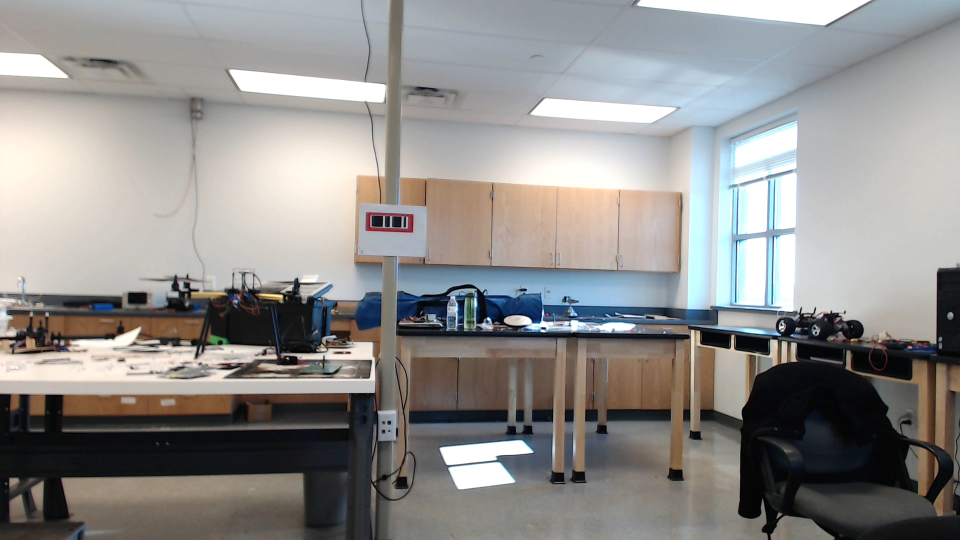
//> input picture DropOff/Pictures_of_BarCode/Pic3.jpg, 1920 x 1080 px, given in place of the camera (shown at 1/2 size)
$ ./main   (built with g++ and OpenCV 4)
//> lines starting //> are read from the running program, lines starting //| are printed output that depends on the picture; after the words box and inside, x2 and y2 are one past the last pixel; in counts of white or black regions, pixels touching at a corner belong together
#include <sstream>
#include <vector>
#include <string>
#include <iostream>
#include <opencv\highgui.h>
#include <opencv\cv.h>

using namespace std;
using namespace cv;

//initial min and max HSV filter values.
//these will be changed using trackbars

int H_MIN = 161;
int H_MAX = 180;
int S_MIN = 117;
int S_MAX = 177;
int V_MIN = 89;
int V_MAX = 226;

double c1;
double c2;

//default capture width and height
const int FRAME_WIDTH = 1024;
const int FRAME_HEIGHT = 768;
//max number of objects to be detected in frame
const int MAX_NUM_OBJECTS=50;
//minimum and maximum object area
const int MIN_OBJECT_AREA = 20*20;
const int MAX_OBJECT_AREA = FRAME_HEIGHT*FRAME_WIDTH/1.5;
//names that will appear at the top of each window
const string windowName = "Original Image";
const string windowName1 = "HSV Image";
const string windowName2 = "Thresholded Image";
const string windowName3 = "After Morphological Operations";
const string trackbarWindowName = "Trackbars";
void on_trackbar( int, void* )
{//This function gets called whenever a
//trackbar position is changed


}
string intToString(int number){


	std::stringstream ss;
	ss << number;
	return ss.str();
}
void createTrackbars(){
	//create window for trackbars


   namedWindow(trackbarWindowName,0);
	//create memory to store trackbar name on window
	char TrackbarName[50];
	sprintf( TrackbarName, "H_MIN", H_MIN);
	sprintf( TrackbarName, "H_MAX", H_MAX);
	sprintf( TrackbarName, "S_MIN", S_MIN);
	sprintf( TrackbarName, "S_MAX", S_MAX);
	sprintf( TrackbarName, "V_MIN", V_MIN);
	sprintf( TrackbarName, "V_MAX", V_MAX);
	//create trackbars and insert them into window
	//3 parameters are: the address of the variable that is changing when the trackbar is moved(eg.H_LOW),
	//the max value the trackbar can move (eg. H_HIGH),
	//and the function that is called whenever the trackbar is moved(eg. on_trackbar)
	//                                  ---->    ---->     ---->
    createTrackbar( "H_MIN", trackbarWindowName, &H_MIN, H_MAX, on_trackbar );
    createTrackbar( "H_MAX", trackbarWindowName, &H_MAX, H_MAX, on_trackbar );
    createTrackbar( "S_MIN", trackbarWindowName, &S_MIN, S_MAX, on_trackbar );
    createTrackbar( "S_MAX", trackbarWindowName, &S_MAX, S_MAX, on_trackbar );
    createTrackbar( "V_MIN", trackbarWindowName, &V_MIN, V_MAX, on_trackbar );
   createTrackbar( "V_MAX", trackbarWindowName, &V_MAX, V_MAX, on_trackbar );


}
void drawObject(int x, int y,Mat &frame){

	//use some of the openCV drawing functions to draw crosshairs on your tracked image

	circle(frame,Point(x,y),20,Scalar(0,255,0),2);
   if(y-25>0)
   line(frame,Point(x,y),Point(x,y-25),Scalar(0,255,0),2);
   else line(frame,Point(x,y),Point(x,0),Scalar(0,255,0),2);
   if(y+25<FRAME_HEIGHT)
    line(frame,Point(x,y),Point(x,y+25),Scalar(0,255,0),2);
   else line(frame,Point(x,y),Point(x,FRAME_HEIGHT),Scalar(0,255,0),2);
   if(x-25>0)
   line(frame,Point(x,y),Point(x-25,y),Scalar(0,255,0),2);
   else line(frame,Point(x,y),Point(0,y),Scalar(0,255,0),2);
   if(x+25<FRAME_WIDTH)
  line(frame,Point(x,y),Point(x+25,y),Scalar(0,255,0),2);
   else line(frame,Point(x,y),Point(FRAME_WIDTH,y),Scalar(0,255,0),2);

	putText(frame,intToString(x)+","+intToString(y),Point(x,y+30),1,1,Scalar(0,255,0),2);

}
void morphOps(Mat &thresh){

	//create structuring element that will be used to "dilate" and "erode" image.
	//the element chosen here is a 3px by 3px rectangle

	Mat erodeElement = getStructuringElement( MORPH_RECT,Size(3,3));
    //dilate with larger element so make sure object is nicely visible
	Mat dilateElement = getStructuringElement( MORPH_RECT,Size(8,8));

	erode(thresh,thresh,erodeElement);
	erode(thresh,thresh,erodeElement);


	dilate(thresh,thresh,dilateElement);
	dilate(thresh,thresh,dilateElement);


}
void trackFilteredObject(int &x, int &y, Mat threshold, Mat &cameraFeed){

	Mat temp;
	threshold.copyTo(temp);
	//these two vectors needed for output of findContours
	vector< vector<Point> > contours;
	vector<Vec4i> hierarchy;
	//find contours of filtered image using openCV findContours function
	findContours(temp,contours,hierarchy,CV_RETR_CCOMP,CV_CHAIN_APPROX_SIMPLE );
	//use moments method to find our filtered object
	double refArea = 0;
	bool objectFound = false;
	if (hierarchy.size() > 0) {
		int numObjects = hierarchy.size();
        //if number of objects greater than MAX_NUM_OBJECTS we have a noisy filter
        if(numObjects<MAX_NUM_OBJECTS){
			for (int index = 0; index >= 0; index = hierarchy[index][0]) {

				Moments moment = moments((cv::Mat)contours[index]);
				double area = moment.m00;

				//if the area is less than 10 px by 10px then it is probably just noise
				//if the area is the same as the 3/2 of the image size, probably just a bad filter
				//we only want the object with the largest area so we safe a reference area each
				//iteration and compare it to the area in the next iteration.
                if(area>MIN_OBJECT_AREA && area<MAX_OBJECT_AREA && area>refArea){
					x = moment.m10/area;
					y = moment.m01/area;
					objectFound = true;
					refArea = area;
				}else objectFound = false;


			}
			//let user know you found an object
			if(objectFound ==true){
				putText(cameraFeed,"Tracking Object",Point(0,50),2,1,Scalar(0,255,0),2);
				//draw object location on screen
				drawObject(x,y,cameraFeed);
				c1=1;
				cout<<c1<<"  x=  "<<x<<"  y=  "<<y<<endl;
			}

		}else {
			putText(cameraFeed,"TOO MUCH NOISE! ADJUST FILTER",Point(0,50),1,2,Scalar(0,0,255),2);
		}
	}
}
int main(int argc, char* argv[])
{
	//some boolean variables for different functionality within this
	//program
    bool trackObjects = true;
    bool useMorphOps = true;
	//Matrix to store each frame of the webcam feed
	Mat cameraFeed;
	//matrix storage for HSV image
	Mat HSV;
	//matrix storage for binary threshold image
	Mat threshold;
	//x and y values for the location of the object
	int x=0, y=0;
	//create slider bars for HSV filtering
	createTrackbars();
	//video capture object to acquire webcam feed
	VideoCapture capture;
	//open capture object at location zero (default location for webcam)
	capture.open(1);
	//set height and width of capture frame
	capture.set(CV_CAP_PROP_FRAME_WIDTH,FRAME_WIDTH);
	capture.set(CV_CAP_PROP_FRAME_HEIGHT,FRAME_HEIGHT);
	//start an infinite loop where webcam feed is copied to cameraFeed matrix
	//all of our operations will be performed within this loop
	while(1){
		//store image to matrix
		capture.read(cameraFeed);
//> cameraFeed is the input picture: 1080 rows x 1920 cols, CV_8UC3; mean B, G, R 140.3, 142.4, 144
		//convert frame from BGR to HSV colorspace
		cvtColor(cameraFeed,HSV,COLOR_BGR2HSV);
//> HSV: 1080 rows x 1920 cols, CV_8UC3; mean H, S, V 53.1, 37, 150.7
		//filter HSV image between values and store filtered image to
		//threshold matrix
		inRange(HSV,Scalar(H_MIN,S_MIN,V_MIN),Scalar(H_MAX,S_MAX,V_MAX),threshold);
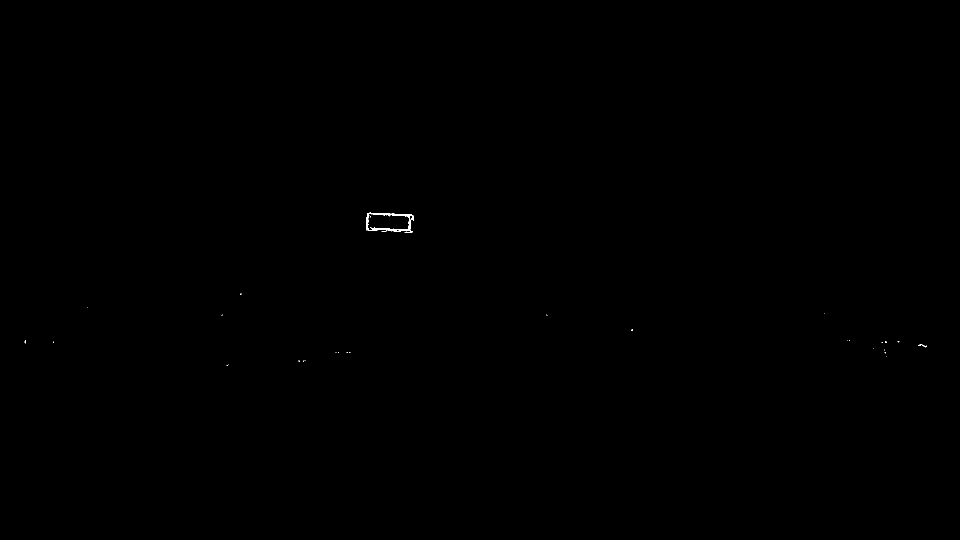
//> threshold: 1080 rows x 1920 cols, CV_8UC1 (shown at 1/2 size); 0.05% white; 36 white regions (34 under 20 px), largest, box (x1, y1, x2, y2) and area: (732, 425, 827, 463) 815, (1837, 688, 1853, 695) 32
		//perform morphological operations on thresholded image to eliminate noise
		//and emphasize the filtered object(s)
		if(useMorphOps)
		morphOps(threshold);
//> in morphOps, `erode(thresh,thresh,erodeElement);`: thresh: 1080 rows x 1920 cols, CV_8UC1; 0.01% white in thin lines or dots, all inside (x1, y1, x2, y2) = (734, 427, 1772, 685)
//> in morphOps, `erode(thresh,thresh,erodeElement);`: thresh: 1080 rows x 1920 cols, CV_8UC1; 0% white in thin lines or dots, all inside (x1, y1, x2, y2) = (818, 456, 819, 457)
//> in morphOps, `dilate(thresh,thresh,dilateElement);`: thresh: 1080 rows x 1920 cols, CV_8UC1; 0% white; 1 white region, box (x1, y1, x2, y2) and area: (815, 453, 823, 461) 64
//> in morphOps, `dilate(thresh,thresh,dilateElement);`: thresh: 1080 rows x 1920 cols, CV_8UC1; 0.01% white; 1 white region
		//pass in thresholded frame to our object tracking function
		//this function will return the x and y coordinates of the
		//filtered object
		if(trackObjects)
			trackFilteredObject(x,y,threshold,cameraFeed);
//> in trackFilteredObject, `findContours(temp,contours,hierarchy,CV_RETR_CCOMP,CV_CHAIN_APPROX_SIM..`: contours = 1 contour; box (x1, y1, x2, y2) and area: (812, 450, 827, 465) 196
//> in trackFilteredObject, `int numObjects = hierarchy.size();`: numObjects = 1
//> the loop in trackFilteredObject, `for (int index = 0; index >= 0; index = hierarchy[index][0])` made 1 pass
//> area on pass 1: 196
//> after the loop in trackFilteredObject, `for (int index = 0; index >= 0; index = hierarchy[index][0])`: x = 0; objectFound = false; refArea = 0

		//show frames
		imshow(windowName2,threshold);

		imshow(windowName,cameraFeed);
		imshow(windowName1,HSV);
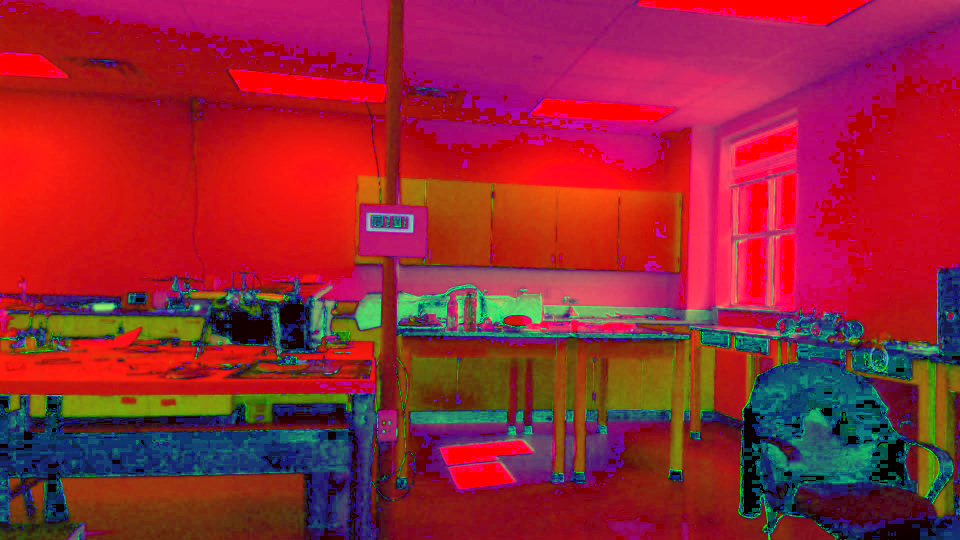
//> window 'HSV Image': 1080 rows x 1920 cols, CV_8UC3 (shown at 1/2 size); mean B, G, R 53.1, 37, 150.7

		//delay 30ms so that screen can refresh.
		//image will not appear without this waitKey() command
		waitKey(30);

	}

	return 0;
}
